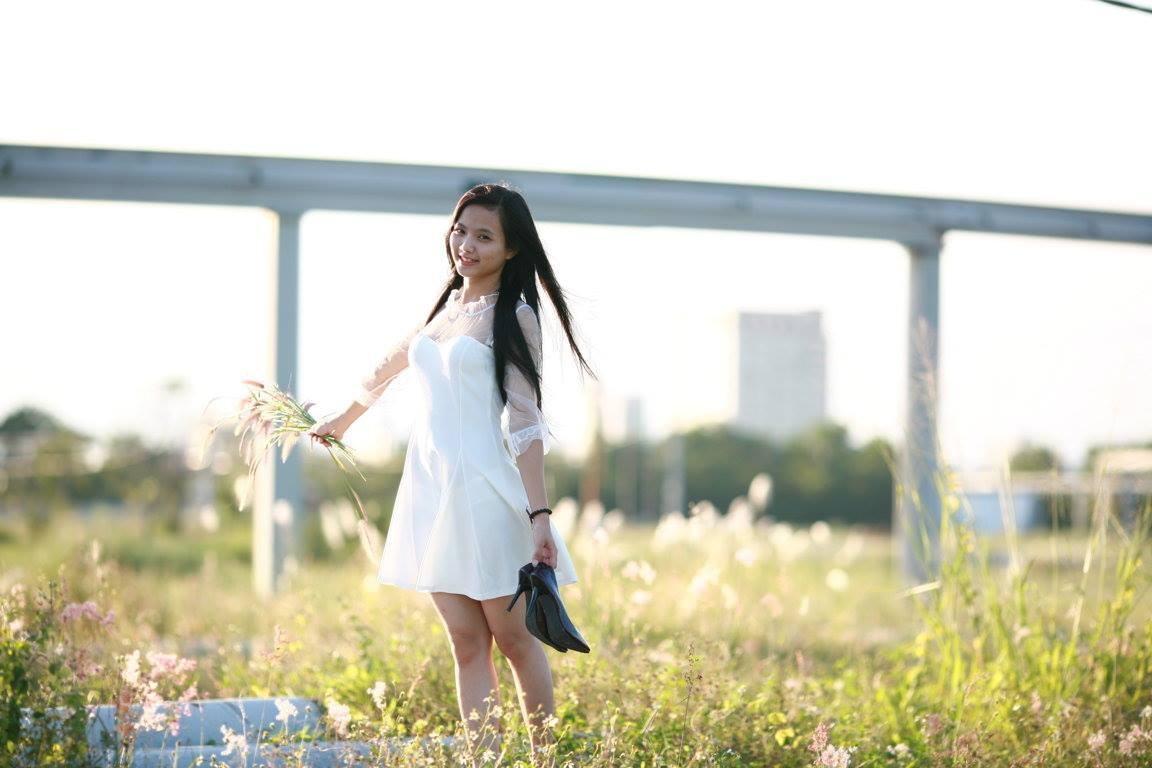
#> input picture img-gallery/1.jpg, 1152 x 768 px
$ python resize.py   (older library calls are emulated)
#> lines starting #> are read from the running program, lines starting #| are printed output that depends on the picture
from PIL import Image
# open an image file (.bmp,.jpg,.png,.gif) you have in the working folder
imageFile = "1.jpg"
im1 = Image.open(imageFile)
#> im1 is the input picture: PIL image 1152x768 RGB; mean R, G, B 210.2, 208.8, 191.3
# adjust width and height to your needs
width = 240
height =  240
# use one of these filter options to resize the image
im2 = im1.resize((width, height), Image.NEAREST)      # use nearest neighbour
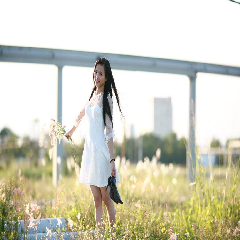
#> im2: PIL image 240x240 RGB; mean R, G, B 210.2, 208.8, 191.3
im3 = im1.resize((width, height), Image.BILINEAR)     # linear interpolation in a 2x2 environment
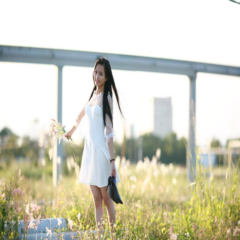
#> im3: PIL image 240x240 RGB; mean R, G, B 210.3, 208.8, 191.3
im4 = im1.resize((width, height), Image.BICUBIC)      # cubic spline interpolation in a 4x4 environment
im5 = im1.resize((width, height), Image.ANTIALIAS)    # best down-sizing filter
ext = "1x.jpg"
im2.save("NEAREST" + ext)
im3.save("BILINEAR" + ext)
im4.save("BICUBIC" + ext)
im5.save("ANTIALIAS" + ext)
# optional image viewer ...
# image viewer  i_view32.exe   free download from:  http://www.irfanview.com/
# avoids the many huge bitmap files generated by PIL's show()

$ run again, with img-gallery/10.jpg copied over img-gallery/1.jpg
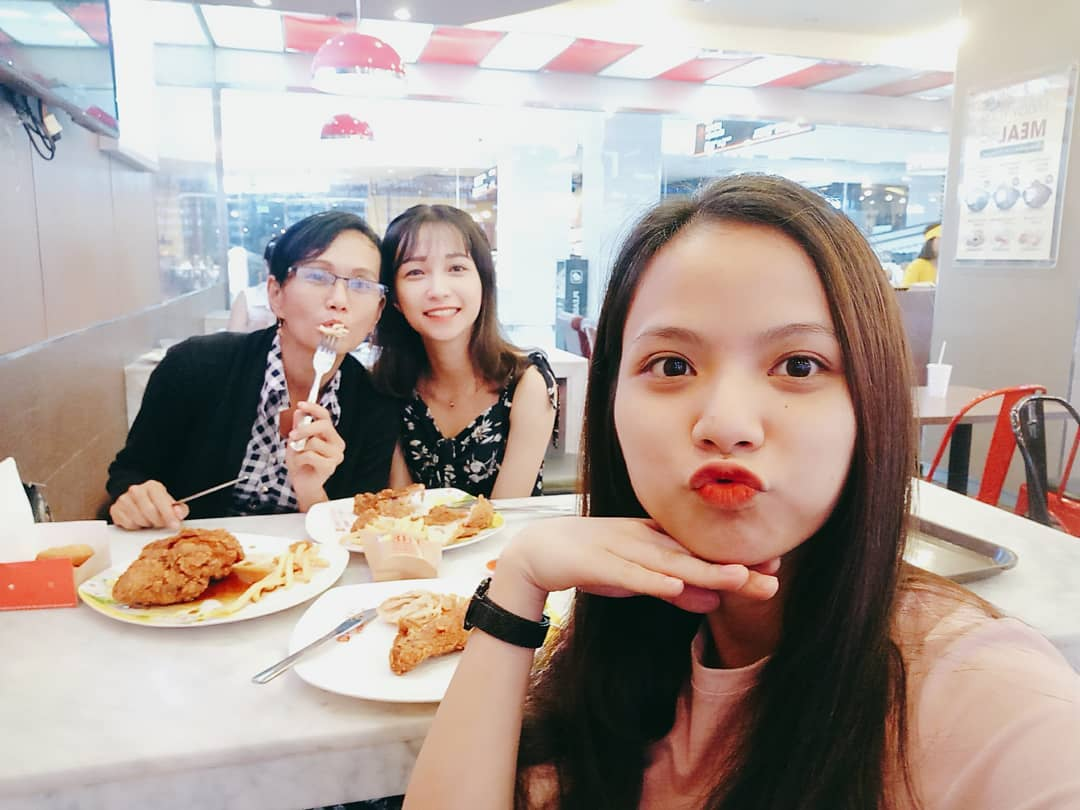
#> input picture img-gallery/10.jpg, 1080 x 810 px
#> im1 is the input picture: PIL image 1080x810 RGB; mean R, G, B 174.5, 160.5, 153.4
#> `im2 = im1.resize((width, height), Image.NEAREST)`:
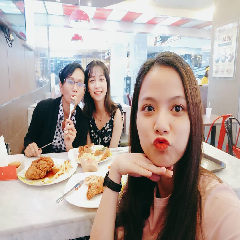
#> im2: PIL image 240x240 RGB; mean R, G, B 174.5, 160.6, 153.5
#> `im3 = im1.resize((width, height), Image.BILINEAR)`:
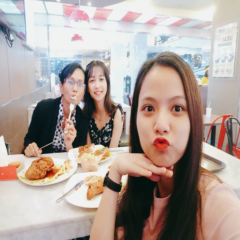
#> im3: PIL image 240x240 RGB; mean R, G, B 174.5, 160.5, 153.4

$ run again, with img-gallery/11.jpg copied over img-gallery/1.jpg
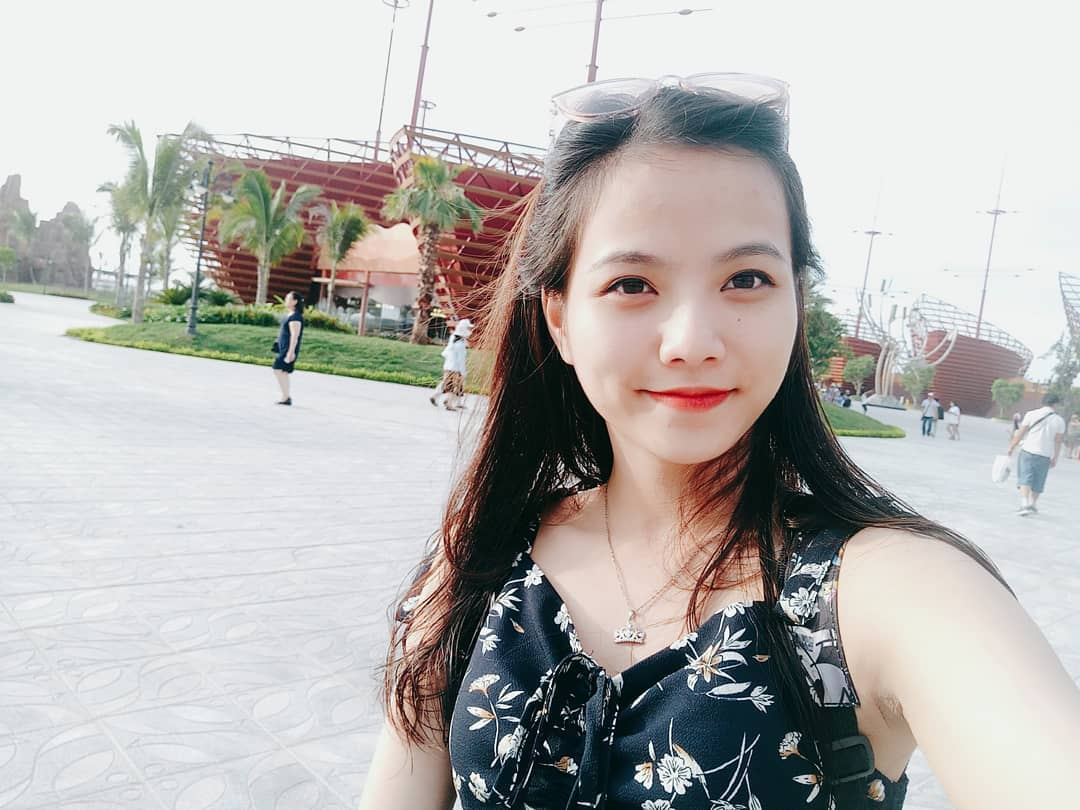
#> input picture img-gallery/11.jpg, 1080 x 810 px
#> im1 is the input picture: PIL image 1080x810 RGB; mean R, G, B 183.1, 180.7, 178.3
#> `im2 = im1.resize((width, height), Image.NEAREST)`:
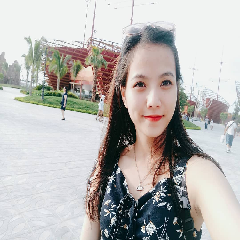
#> im2: PIL image 240x240 RGB; mean R, G, B 183.1, 180.8, 178.3
#> `im3 = im1.resize((width, height), Image.BILINEAR)`:
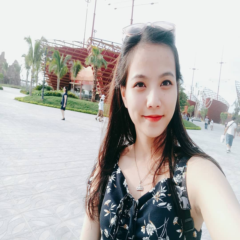
#> im3: PIL image 240x240 RGB; mean R, G, B 183.1, 180.7, 178.3
